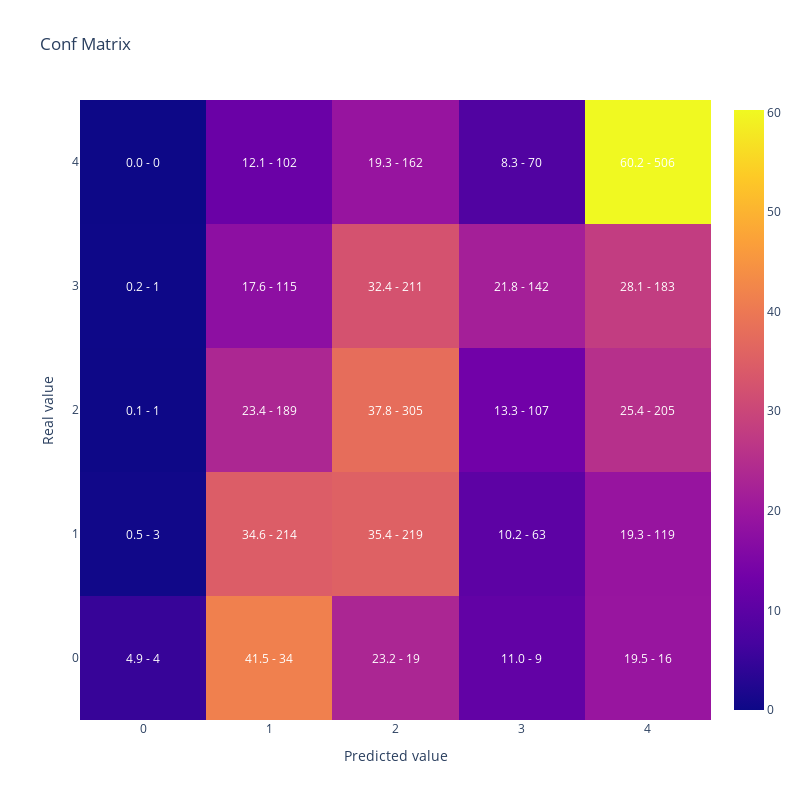

Write notebook code for a chart like this one.
### Code cell
#Vamos a replicar el resultado de la optimizacion reentrenando el modelo con el mejor conjunto de hiperparametros
#Generamos parametros incluyendo los fijos y la mejor solución que encontro optuna
lgb_params =  {      
                        'objective': 'multiclass',
                        'verbosity':-1,
                        'num_class': len(y_train.unique())} | study.best_params

lgb_train_dataset = lgb.Dataset(data=X_train,
                                label=y_train)


#Entreno
lgb_model = lgb.train(lgb_params,
                    lgb_train_dataset)

#Muestro matriz de confusion y kappa
display(plot_confusion_matrix(y_test,lgb_model.predict(X_test).argmax(axis=1)))

cohen_kappa_score(y_test,lgb_model.predict(X_test).argmax(axis=1),
                             weights = 'quadratic')

### Figure 1 — Plotly figure (JSON) as saved in the notebook; plotly's stock layout.template omitted (floating-point values rounded to 4 significant figures)
{"data": [{"type": "heatmap", "x": [0, 1, 2, 3, 4], "y": [0, 1, 2, 3, 4], "z": [[4.878, 41.46, 23.17, 10.98, 19.51], [0.4854, 34.63, 35.44, 10.19, 19.26], [0.1239, 23.42, 37.79, 13.26, 25.4], [0.1534, 17.64, 32.36, 21.78, 28.07], [0.0, 12.14, 19.29, 8.333, 60.24]]}], "layout": {"annotations": [{"font": {"color": "white"}, "showarrow": false, "text": "4.9 - 4", "x": 0, "xref": "x", "y": 0, "yref": "y"}, {"font": {"color": "white"}, "showarrow": false, "text": "41.5 - 34", "x": 1, "xref": "x", "y": 0, "yref": "y"}, {"font": {"color": "white"}, "showarrow": false, "text": "23.2 - 19", "x": 2, "xref": "x", "y": 0, "yref": "y"}, {"font": {"color": "white"}, "showarrow": false, "text": "11.0 - 9", "x": 3, "xref": "x", "y": 0, "yref": "y"}, {"font": {"color": "white"}, "showarrow": false, "text": "19.5 - 16", "x": 4, "xref": "x", "y": 0, "yref": "y"}, {"font": {"color": "white"}, "showarrow": false, "text": "0.5 - 3", "x": 0, "xref": "x", "y": 1, "yref": "y"}, {"font": {"color": "white"}, "showarrow": false, "text": "34.6 - 214", "x": 1, "xref": "x", "y": 1, "yref": "y"}, {"font": {"color": "white"}, "showarrow": false, "text": "35.4 - 219", "x": 2, "xref": "x", "y": 1, "yref": "y"}, {"font": {"color": "white"}, "showarrow": false, "text": "10.2 - 63", "x": 3, "xref": "x", "y": 1, "yref": "y"}, {"font": {"color": "white"}, "showarrow": false, "text": "19.3 - 119", "x": 4, "xref": "x", "y": 1, "yref": "y"}, {"font": {"color": "white"}, "showarrow": false, "text": "0.1 - 1", "x": 0, "xref": "x", "y": 2, "yref": "y"}, {"font": {"color": "white"}, "showarrow": false, "text": "23.4 - 189", "x": 1, "xref": "x", "y": 2, "yref": "y"}, {"font": {"color": "white"}, "showarrow": false, "text": "37.8 - 305", "x": 2, "xref": "x", "y": 2, "yref": "y"}, {"font": {"color": "white"}, "showarrow": false, "text": "13.3 - 107", "x": 3, "xref": "x", "y": 2, "yref": "y"}, {"font": {"color": "white"}, "showarrow": false, "text": "25.4 - 205", "x": 4, "xref": "x", "y": 2, "yref": "y"}, {"font": {"color": "white"}, "showarrow": false, "text": "0.2 - 1", "x": 0, "xref": "x", "y": 3, "yref": "y"}, {"font": {"color": "white"}, "showarrow": false, "text": "17.6 - 115", "x": 1, "xref": "x", "y": 3, "yref": "y"}, {"font": {"color": "white"}, "showarrow": false, "text": "32.4 - 211", "x": 2, "xref": "x", "y": 3, "yref": "y"}, {"font": {"color": "white"}, "showarrow": false, "text": "21.8 - 142", "x": 3, "xref": "x", "y": 3, "yref": "y"}, {"font": {"color": "white"}, "showarrow": false, "text": "28.1 - 183", "x": 4, "xref": "x", "y": 3, "yref": "y"}, {"font": {"color": "white"}, "showarrow": false, "text": "0.0 - 0", "x": 0, "xref": "x", "y": 4, "yref": "y"}, {"font": {"color": "white"}, "showarrow": false, "text": "12.1 - 102", "x": 1, "xref": "x", "y": 4, "yref": "y"}, {"font": {"color": "white"}, "showarrow": false, "text": "19.3 - 162", "x": 2, "xref": "x", "y": 4, "yref": "y"}, {"font": {"color": "white"}, "showarrow": false, "text": "8.3 - 70", "x": 3, "xref": "x", "y": 4, "yref": "y"}, {"font": {"color": "white"}, "showarrow": false, "text": "60.2 - 506", "x": 4, "xref": "x", "y": 4, "yref": "y"}], "height": 800, "title": {"text": "Conf Matrix"}, "width": 800, "xaxis": {"title": {"text": "Predicted value"}}, "yaxis": {"title": {"text": "Real value"}}}}
